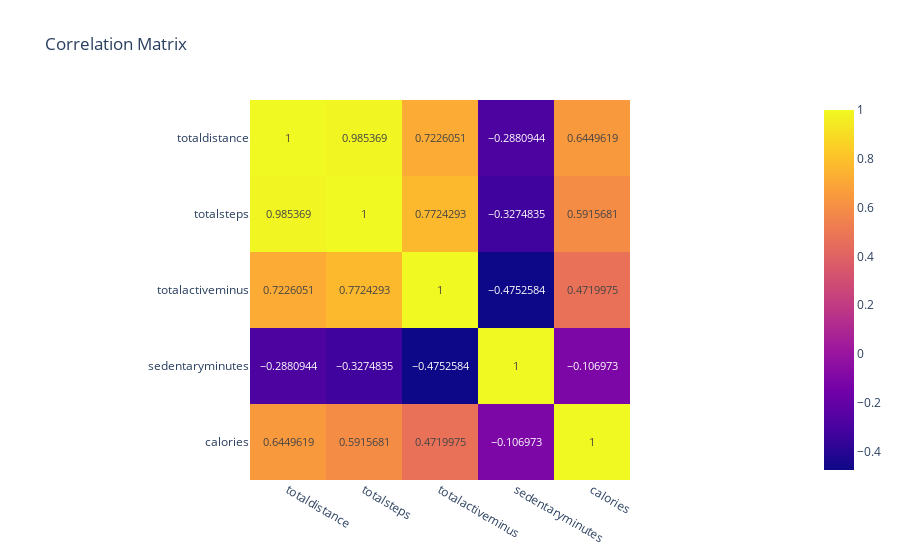

This figure's notebook cell:
### Code cell
cor = ['totaldistance','totalsteps','totalactiveminus','sedentaryminutes','calories']
plot3 = px.imshow(daily_activity[cor].corr(),title='Correlation Matrix',text_auto=True)
plot3

### Figure 1 — Plotly figure (JSON) as saved in the notebook; plotly's stock layout.template omitted (floating-point values rounded to 4 significant figures)
{"data": [{"coloraxis": "coloraxis", "hovertemplate": "x: %{x}<br>y: %{y}<br>color: %{z}<extra></extra>", "name": "0", "texttemplate": "%{z}", "type": "heatmap", "x": ["totaldistance", "totalsteps", "totalactiveminus", "sedentaryminutes", "calories"], "xaxis": "x", "y": ["totaldistance", "totalsteps", "totalactiveminus", "sedentaryminutes", "calories"], "yaxis": "y", "z": [[1, 0.9854, 0.7226, -0.2881, 0.645], [0.9854, 1, 0.7724, -0.3275, 0.5916], [0.7226, 0.7724, 1, -0.4753, 0.472], [-0.2881, -0.3275, -0.4753, 1, -0.107], [0.645, 0.5916, 0.472, -0.107, 1]]}], "layout": {"coloraxis": {"colorscale": [[0, "#0d0887"], [0.1111, "#46039f"], [0.2222, "#7201a8"], [0.3333, "#9c179e"], [0.4444, "#bd3786"], [0.5556, "#d8576b"], [0.6667, "#ed7953"], [0.7778, "#fb9f3a"], [0.8889, "#fdca26"], [1, "#f0f921"]]}, "title": {"text": "Correlation Matrix"}, "xaxis": {"anchor": "y", "constrain": "domain", "domain": [0, 1], "scaleanchor": "y"}, "yaxis": {"anchor": "x", "autorange": "reversed", "constrain": "domain", "domain": [0, 1]}}}
